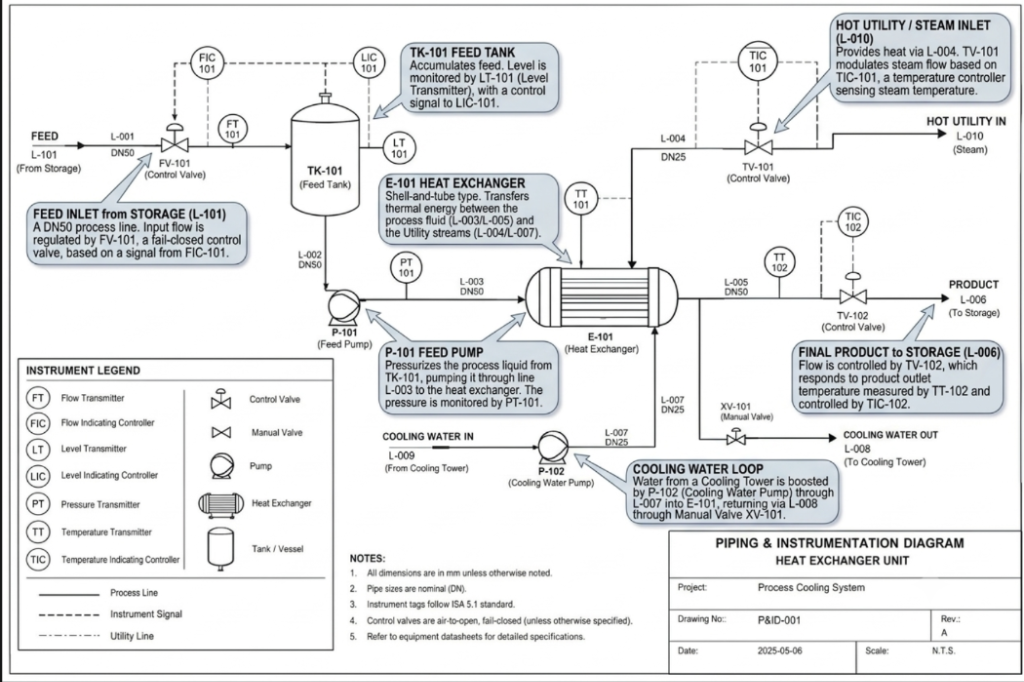
#> input picture backend/uploads/PID-001_Heat_Exchanger_Unit.png, 1024 x 682 px
$ python -i image_processor.py   (imports and definitions only)
#> lines starting #> are read from the running program, lines starting #| are printed output that depends on the picture
"""
Image Processor for INDRA
Enhances P&ID images and scanned documents before passing to Vision LLM or OCR.
Uses Pillow (PIL) with optional OpenCV for advanced preprocessing.
"""
import os

class ImageProcessor:
    def enhance_for_ocr(self, image_path: str, output_path: str = None) -> str:
        """Enhance image contrast and sharpness for better OCR accuracy."""
        try:
            from PIL import Image, ImageEnhance, ImageFilter
            img = Image.open(image_path).convert("L")  # Convert to grayscale
            # Enhance contrast
            img = ImageEnhance.Contrast(img).enhance(2.0)
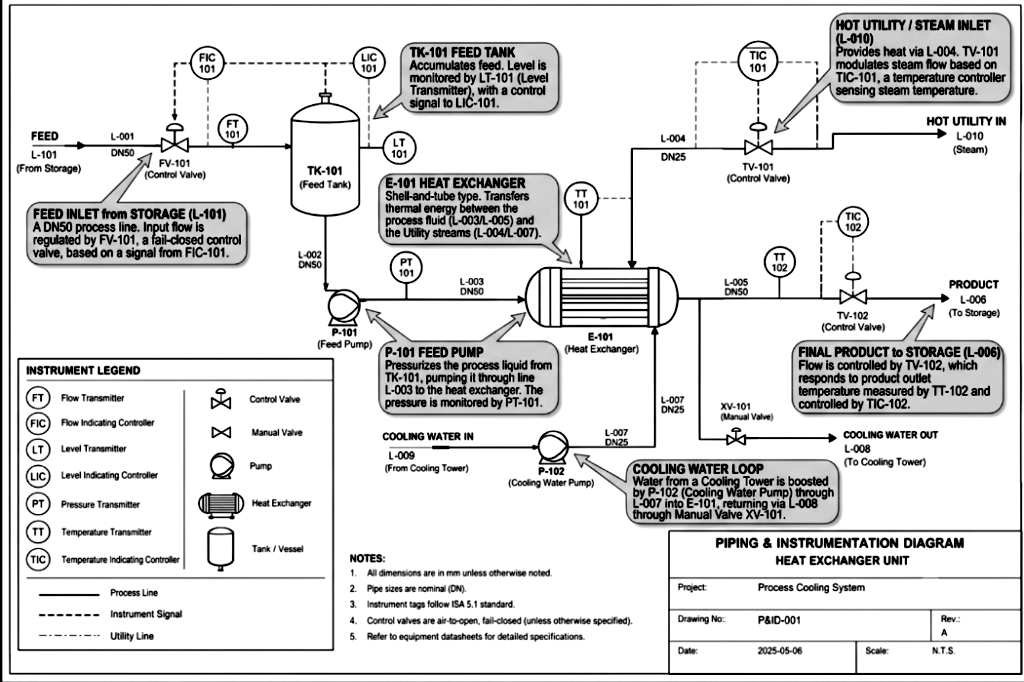
#> img: PIL image 1024x682 L; min 0, max 255, mean 220.4
            # Sharpen
            img = img.filter(ImageFilter.SHARPEN)
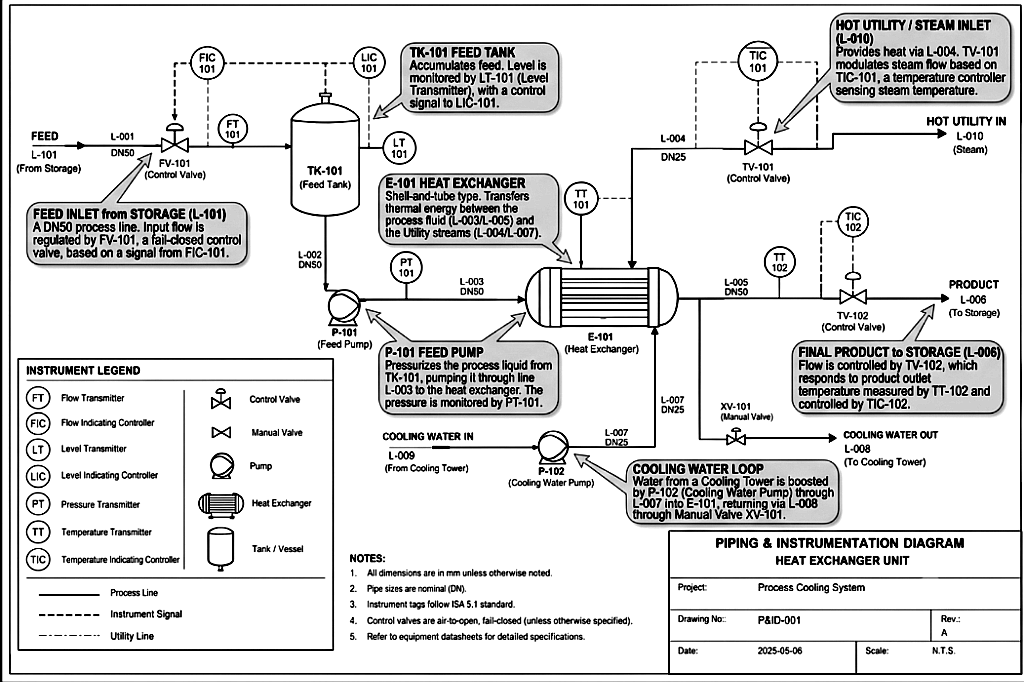
#> img: PIL image 1024x682 L; min 0, max 255, mean 221.3
            out_path = output_path or image_path.replace(".", "_enhanced.")
            img.save(out_path)
            return out_path
        except Exception as e:
            return f"Error: {str(e)}"

    def extract_pid_regions(self, image_path: str) -> dict:
        """
        Detects rectangular regions in a P&ID image using basic OpenCV contours.
        These regions likely contain equipment symbols or instrument bubbles.
        """
        try:
            import cv2
            import numpy as np
            img = cv2.imread(image_path, cv2.IMREAD_GRAYSCALE)
            if img is None:
                return {"error": "Could not read image"}
            _, thresh = cv2.threshold(img, 128, 255, cv2.THRESH_BINARY_INV)
            contours, _ = cv2.findContours(thresh, cv2.RETR_EXTERNAL, cv2.CHAIN_APPROX_SIMPLE)
            regions = []
            for cnt in contours:
                x, y, w, h = cv2.boundingRect(cnt)
                if 20 < w < 200 and 20 < h < 200:
                    regions.append({"x": int(x), "y": int(y), "w": int(w), "h": int(h)})
            return {"success": True, "regions": regions[:50]}  # limit to 50 regions
        except ImportError:
            return {"error": "opencv-python not installed. Run: pip install opencv-python"}
        except Exception as e:
            return {"error": str(e)}

    def resize_for_vlm(self, image_path: str, max_size: int = 1024) -> str:
        """Resize large P&ID images to fit within VLM context window limits."""
        try:
            from PIL import Image
            img = Image.open(image_path)
            img.thumbnail((max_size, max_size), Image.LANCZOS)
            out_path = image_path.replace(".", "_resized.")
            img.save(out_path)
            return out_path
        except Exception as e:
            return f"Error: {str(e)}"

image_processor = ImageProcessor()

>>> result = ImageProcessor().enhance_for_ocr('../uploads/PID-001_Heat_Exchanger_Unit.png')
